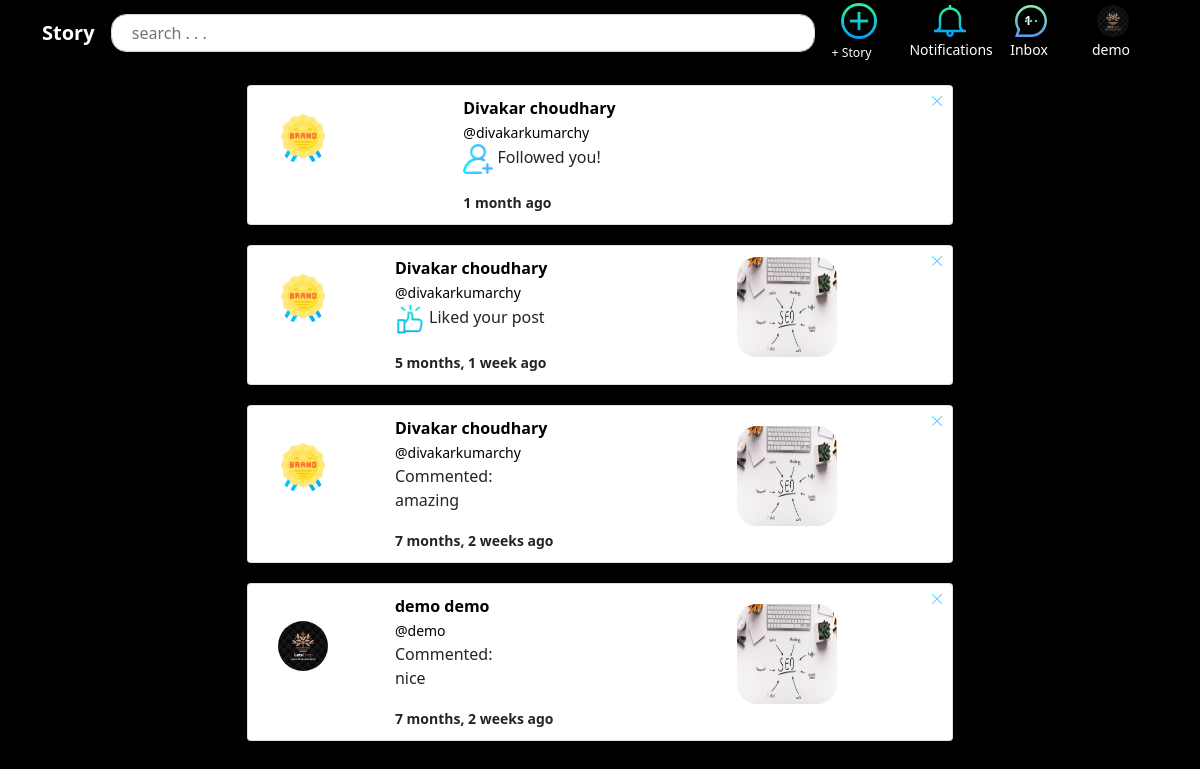
The app's page /notifications/ (signed in) with its own data.
### authy/models.py (models this page shows, shortened)
class Profile(models.Model):
	user = models.OneToOneField(User, on_delete=models.CASCADE, related_name='profile')
	first_name = models.CharField(max_length=50, null=True, blank=True)
	last_name = models.CharField(max_length=50, null=True, blank=True)
	location = models.CharField(max_length=50, null=True, blank=True)
	url = models.CharField(max_length=80, null=True, blank=True)
	profile_info = models.TextField(max_length=150, null=True, blank=True)
	created = models.DateField(auto_now_add=True)
	favorites = models.ManyToManyField(Post)
	picture = models.ImageField(upload_to=user_directory_path, blank=True, null=True, verbose_name='Picture')
	background = models.ImageField(upload_to=user_bg__directory_path, blank=True, null=True, verbose_name='Background')

### notifications/models.py (models this page shows)
class Notification(models.Model):
	NOTIFICATION_TYPES = ((1,'Like'),(2,'Comment'), (3,'Follow'))
	post = models.ForeignKey('post.Post', on_delete=models.CASCADE, related_name="noti_post", blank=True, null=True)
	sender = models.ForeignKey(User, on_delete=models.CASCADE, related_name="noti_from_user")
	user = models.ForeignKey(User, on_delete=models.CASCADE, related_name="noti_to_user")
	notification_type = models.IntegerField(choices=NOTIFICATION_TYPES)
	text_preview = models.CharField(max_length=90, blank=True)
	date = models.DateTimeField(auto_now_add=True)
	is_seen = models.BooleanField(default=False)

### post/models.py (models this page shows, shortened)
class Post(models.Model):
	id = models.UUIDField(primary_key=True, default=uuid.uuid4, editable=False)
	content =  models.ManyToManyField(PostFileContent, related_name='contents')
	caption = models.TextField(max_length=55500, verbose_name='Caption')
	posted = models.DateTimeField(auto_now_add=True)
	tags = models.ManyToManyField(Tag, related_name='tags')
	user = models.ForeignKey(User, on_delete=models.CASCADE)
	likes = models.IntegerField(default=0)
	def get_absolute_url(self):
		return reverse('postdetails', args=[str(self.id)])

class PostFileContent(models.Model):
	user = models.ForeignKey(User, on_delete=models.CASCADE, related_name='content_owner')
	file = models.FileField(upload_to=user_directory_path)

### notifications/views.py (the view)
# urls.py: path('', ShowNOtifications, name='show-notifications'),
@login_required
def ShowNOtifications(request):
	user = request.user
	notifications = Notification.objects.filter(user=user).order_by('-date')
	Notification.objects.filter(user=user, is_seen=False).update(is_seen=True)
	template = loader.get_template('notifications.html')
	context = {
		'notifications': notifications,
	}
	return HttpResponse(template.render(context, request))

### direct/views.py (called while the page is built)
def checkDirects(request):
	directs_count = 0
	if request.user.is_authenticated:
		directs_count = Message.objects.filter(user=request.user, is_read=False).count()
	return {'directs_count':directs_count}

### notifications/views.py (called while the page is built)
def CountNotifications(request):
	count_notifications = 0
	if request.user.is_authenticated:
		count_notifications = Notification.objects.filter(user=request.user, is_seen=False).count()
	return {'count_notifications':count_notifications}

### image/templates/notifications.html (shortened to what this page needs)
{% extends 'base.html' %}
{% load static %}
{% load humanize %}
{% block content %}
<div class="column">
{% for notification in notifications %}
  <div class=""style="margin-top:20px;
    align-items: center;
    justify-content: center;
    display: flex;
" >
{% if notification.notification_type == 2 %}
      <div class="card" id="caard" style="width:60%;" >
      <a style="color:black; position:absolute; right:0;" href="{% url 'delete-notification' notification.id %}" class="delete"><img style=" padding:10px; height:30px; width:30px;" class="" src="../../../../../static/img/cancel.png"></a>
      <article class="" style="display: inline-flex; padding:10px;
    flex-direction: row;
    flex-wrap: wrap;
    align-content: center;
    justify-content: space-evenly;
    align-items: center;">
  <figure class="" style="width:20%;">
    <p class="" id="imgg" style="margin-left:20px;">
        {% if notification.sender.profile.picture %}
            <a href="{% url 'profile' notification.sender %}"><img style="width:50px; height:50px; border-radius:30px;" src="{{ notification.sender.profile.picture.url }}" alt="Placeholder image"></a>
          {% else %}
           <a href="{% url 'profile' notification.sender.username %}"> <img style="width:50px; height:50px; border-radius:30px;" src="https://bulma.io/images/placeholders/96x96.png" alt="Placeholder image"></a>
        {% endif %}
    </p>
  </figure>
  <div class="" style="width:50%;">
    <div class="">
        <a style="color:black; text-decoration:none;" href="{% url 'profile' notification.sender.username %}"><strong>{{ notification.sender.profile.first_name }} {{ notification.sender.profile.last_name }}</strong><br> <small>@{{ notification.sender.username }}</small> </a>
        <br>
        Commented:
      <p>{{ notification.text_preview }}</p>
        <strong><small>{{ notification.date|naturaltime }}</small></strong>
    </div>
  </div>
  <div class="" style="width:30%;">
    <figure class="">
     <a href="{{ notification.post.get_absolute_url }}"> <img id="imggg" style="width:100px; height:100px; border-radius:20px;" src="{{ notification.post.content.first.file.url }}" alt="Placeholder image"></a>
  </figure>
  </div>
</article>
      </div>
{% endif %}
{% if notification.notification_type == 3 %}
      <div class="card" id="caard" style="width:60%;">
      <a style="color:black;position:absolute; right:0;" href="{% url 'delete-notification' notification.id %}" class="delete"><img style=" padding:10px; height:30px; width:30px;" class=" " src="../static/img/cancel.png"></a>
      <article class="" style="display: inline-flex;padding:10px;
    flex-direction: row;
    flex-wrap: wrap;
    align-content: center;
    justify-content: space-evenly;
    align-items: center;">
  <figure class="" style="width:30%;">
    <p class="" id="imgg" style="margin-left:20px;">
        {% if notification.sender.profile.picture %}
            <a href="{% url 'profile' notification.sender %}"><img style="width:50px; height:50px; border-radius:30px;" src="{{ notification.sender.profile.picture.url }}" alt="Placeholder image"></a>
          {% else %}
           <a href="{% url 'profile' notification.sender.username %}"> <img style="width:50px; height:50px; border-radius:30px;" src="https://bulma.io/images/placeholders/96x96.png" alt="Placeholder image"></a>
        {% endif %}
    </p>
  </figure>
  <div class="" style="width:70%;">
    <div class="">
        <a style="color:black; text-decoration:none;" href="{% url 'profile' notification.sender.username %}"><strong>{{ notification.sender.profile.first_name }} {{ notification.sender.profile.last_name }}</strong><br> <small>@{{ notification.sender.username }}</small> </a>
        <br>
        <p><img style="height:30px;" class="" src="../../../../../static/img/add-user.png"> Followed you!</p>
        <strong><small>{{ notification.date|naturaltime }}</small></strong>
    </div>
  </div>
</article>
      </div>
{% endif %}
{% if notification.notification_type == 1 %}
      <div class="card" id="caard" style="width:60%;">
      <a style="color:black;position:absolute; right:0;" href="{% url 'delete-notification' notification.id %}" class="delete"><img style=" padding:10px; height:30px; width:30px;" class="" src="../static/img/cancel.png"></a>
      <article class="" style="display: inline-flex; padding:10px;
    flex-direction: row;
    flex-wrap: wrap;
    align-content: center;
    justify-content: space-evenly;
    align-items: center;">
  <figure class="" style="width:20%;">
    <p class="" id="imgg" style="margin-left:20px;">
        {% if notification.sender.profile.picture %}
            <a href="{% url 'profile' notification.sender %}"><img style="width:50px; height:50px; border-radius:30px;" src="{{ notification.sender.profile.picture.url }}" alt="Placeholder image"></a>
          {% else %}
           <a href="{% url 'profile' notification.sender.username %}"> <img style="width:50px; height:50px; border-radius:30px;" src="https://bulma.io/images/placeholders/96x96.png" alt="Placeholder image"></a>
        {% endif %}
    </p>
  </figure>
  <div class="" style="width:50%;">
    <div class="">
        <a style="color:black; text-decoration:none;" href="{% url 'profile' notification.sender.username %}"><strong>{{ notification.sender.profile.first_name }} {{ notification.sender.profile.last_name }}</strong><br> <small>@{{ notification.sender.username }}</small> </a>
        <br>
        <p><img style="height:30px;" class="" src="../../../../../static/img/thumbs-up.png"> Liked your post</p>
        <strong><small>{{ notification.date|naturaltime }}</small></strong>
    </div>
  </div>
  <div class="" style="width:30%;">
    <figure class="">
     <a href="{{ notification.post.get_absolute_url }}"> <img id="imggg" style="width:100px; height:100px; border-radius:20px;" src="{{ notification.post.content.first.file.url }}" alt="Placeholder image"></a>
  </figure>
  </div>
</article>
      </div>
{% endif %}
  </div>
{% endfor %}
    </div>
{% endblock %}

### image/templates/base.html (shortened to what this page needs)
{% load static %}
<!DOCTYPE html>
<html>
  <head>
    <link
      rel="stylesheet"
      href="https://cdn.jsdelivr.net/npm/bootstrap@5.1.1/dist/css/bootstrap.min.css"
    />
    <link href="https://cdn.jsdelivr.net/npm/bootstrap@5.0.0-beta1/dist/css/bootstrap.min.css" rel="stylesheet">
  </head>
  <body style="background-color:black !important;">
	<nav class="navbar navbar-expand-lg navbar-dark " id="navvvvvv" style="position: fixed;
	color:white;
  background-color:black;
    height: 75px;
    margin-top: -5px;
    top: 0;
    left: 0;
    right: 0;
    z-index: 1098;">
		<div class="container" style="display: flex;
    -ms-flex-wrap: wrap;
    flex-wrap: nowrap;
    -ms-flex-align: center;
    align-items: center;
    -ms-flex-pack: justify;
    justify-content: space-between;
    flex-direction: row;
    align-content: center;">
		  <a class="navbar-brand" style="color:white;"   href="{% url 'index' %}"><b>Story</b></a>
		  	<form class="form-inline " style="width:100%; margin:auto;"  >
		      <div class="input-group"  >
				  <a style="text-decoration:none; width:100%;" href="{% url 'search' %}"><input name="q" type="text" value="{{ request.GET.q }}" style="  border-radius:15px;width:100%; margin:auto;" class="form-control"  placeholder="  search . . ." /></a>
				</div>
		    </form>
        <a style="text-decoration:none; " class="nav-link" href="{% url 'newpost' %}"><img id="" style="height:36px; padding-left:10px;"   src="../../../../static/img/add.png">
          <br> <small> <small style="color:white; text-decoration:none; margin-top:-15px;" >+ Story</small></small></a>
         <a
           href="{% url 'show-notifications' %}"
           class="nav-link"
           style="color: white;"
         >
           <img
             style="padding-left: 25px"
             class=""
             src="../../../../static/img/notification-bell.png"
           />
           <small>Notifications</small>
         </a>
         {% if directs_count %}
         <span
           class="badge"
           style="margin-top: -23px; margin-right: -45px; color: white;"
           >{{ directs_count }}</span
         >
         {% endif %}
         <a href="{% url 'inbox' %}" class="nav-link" style="color: white;">
           <img
             style="padding-left: 5px"
             class=""
             src="../../../../../static/img/speech-bubble.png"
           />
           <small>Inbox</small>
         </a>
      {% if user.is_authenticated %}
      <a href="{% url 'profile' request.user %}" class="nav-link " style="color:white;">
        {% if request.user.profile.picture %}
        <img style="height:32px; width:32px; border-radius:50px; margin-left:5px;" class="" src="{{ request.user.profile.picture.url }}">
        <small>{{ request.user.profile.first_name }}</small>
        {% else %}
        <img style="height:32px; width:32px; border-radius:50px;  " class="" src="../../../../../static/img/user.png">
        <small>{{ request.user.username }}</small>
        {% endif %}</a>
        {% else %}
        <a href="{% url 'login' %}" class="nav-link " style="color:white;">
        <img style="height:32px; width:32px; border-radius:50px;  " class="" src="../../../../../static/img/user.png">
        <small>login</small>
        </a>
        {% endif %}
		</div>
	</nav>
    <div class="container-fluid" style="padding-top:65px; padding-bottom:85px; background-color:black">
      {% block content %}
      {% endblock %}
    </div>
  </body>
</html>

### records on screen
Notification: notification_type 3 (drawn), sender.profile.picture (placeholder picture), sender.profile.first_name "Divakar", sender.profile.last_name "choudhary", sender.username "divakarkumarchy", date "1 month ago"
Notification: notification_type 1 (drawn), sender.profile.picture (placeholder picture), sender.profile.first_name "Divakar", sender.profile.last_name "choudhary", sender.username "divakarkumarchy", date "5 months, 1 week ago", post.content.first.file (picture)
Notification: notification_type 2 (drawn), sender.profile.picture (placeholder picture), sender.profile.first_name "Divakar", sender.profile.last_name "choudhary", sender.username "divakarkumarchy", text_preview "amazing", date "7 months, 2 weeks ago", post.content.first.file (picture)
Notification: notification_type 2 (drawn), sender.profile.picture (placeholder picture), sender.profile.first_name "demo", sender.profile.last_name "demo", sender.username "demo", text_preview "nice", date "7 months, 2 weeks ago", post.content.first.file (picture)

### other values on screen
{{ request.user.profile.first_name }} "demo"
